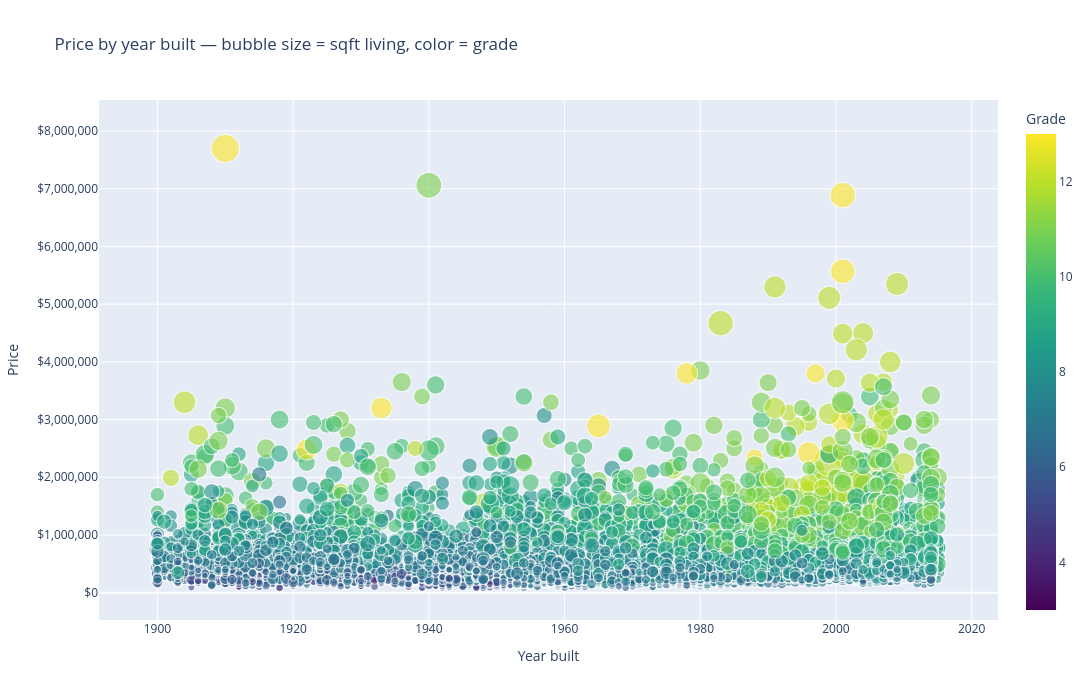

Write notebook code for a chart like this one.
### Markdown cell above
To see these patterns across the whole dataset (not just the top 10), we build a bubble chart plotting price against year built, with bubble size representing square footage and color representing grade, letting us spot outliers and trends across all four variables at once.

### Code cell
import plotly.express as px

fig = px.scatter(
    df.assign(grade=df["grade"].astype(int)),
    x="yr_built",
    y="price",
    color="grade",
    size="sqft_living",
    size_max=30,
    color_continuous_scale="Viridis",
    opacity=0.6,
    hover_data=["zipcode", "sqft_living", "bedrooms"],
    labels={"yr_built": "Year built", "price": "Price", "grade": "Grade"},
    title="Price by year built — bubble size = sqft living, color = grade",
    width=1100,
    height=700,
)
fig.update_layout(yaxis_tickformat="$,.0f")
fig.show()

### Figure 1 — Plotly figure (JSON) as saved in the notebook; plotly's stock layout.template omitted (floating-point values rounded to 4 significant figures; data arrays with more than 128 entries replaced by an {"elided": "..."} marker saying what was removed)
{"data": [{"customdata": {"elided": "21597x3 mixed values"}, "hovertemplate": "Year built=%{x}<br>Price=%{y}<br>sqft_living=%{customdata[1]}<br>zipcode=%{customdata[0]}<br>bedrooms=%{customdata[2]}<br>Grade=%{marker.color}<extra></extra>", "legendgroup": "", "marker": {"color": {"elided": "21597 int values"}, "coloraxis": "coloraxis", "opacity": 0.6, "size": {"elided": "21597 int values"}, "sizemode": "area", "sizeref": 15.04, "symbol": "circle"}, "mode": "markers", "name": "", "showlegend": false, "type": "scattergl", "x": {"elided": "21597 int values"}, "xaxis": "x", "y": {"elided": "21597 float values"}, "yaxis": "y"}], "layout": {"coloraxis": {"autocolorscale": false, "colorbar": {"title": {"text": "Grade"}}, "colorscale": [[0, "#440154"], [0.1111, "#482878"], [0.2222, "#3e4989"], [0.3333, "#31688e"], [0.4444, "#26828e"], [0.5556, "#1f9e89"], [0.6667, "#35b779"], [0.7778, "#6ece58"], [0.8889, "#b5de2b"], [1, "#fde725"]]}, "height": 700, "legend": {"itemsizing": "constant", "tracegroupgap": 0}, "title": {"text": "Price by year built — bubble size = sqft living, color = grade"}, "width": 1100, "xaxis": {"anchor": "y", "domain": [0, 1], "title": {"text": "Year built"}}, "yaxis": {"anchor": "x", "domain": [0, 1], "tickformat": "$,.0f", "title": {"text": "Price"}}}}
